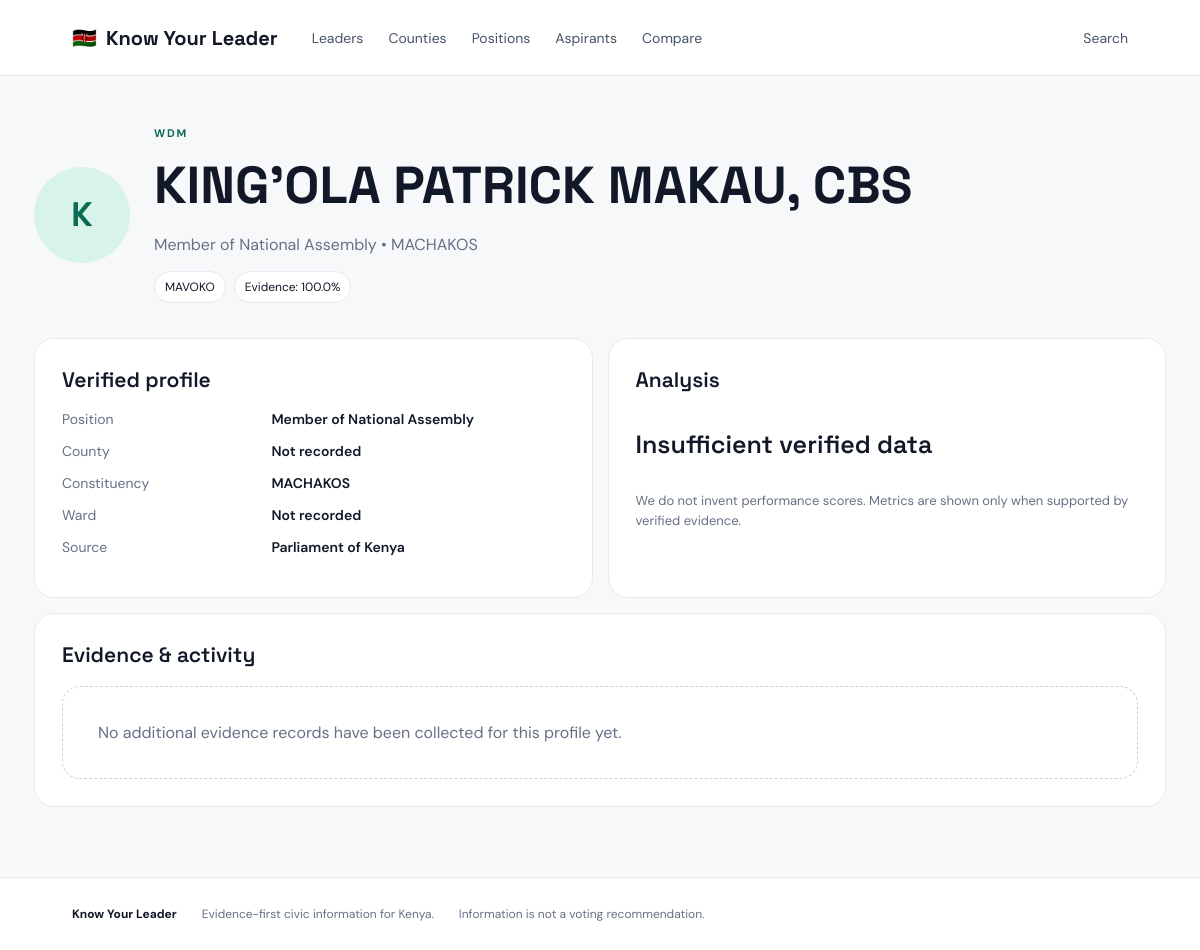
Page /leader/1 on the committed database.
### tables this page shows
CREATE TABLE leaders (
      id INTEGER PRIMARY KEY AUTOINCREMENT,
      name TEXT NOT NULL,
      position TEXT NOT NULL,
      county TEXT DEFAULT '',
      constituency TEXT DEFAULT '',
      ward TEXT DEFAULT '',
      party TEXT DEFAULT '',
      status TEXT DEFAULT 'Current office holder',
      bio TEXT DEFAULT '',
      photo_url TEXT DEFAULT '',
      performance REAL,
      activity REAL,
      promises REAL,
      finance REAL,
      evidence REAL DEFAULT 0,
      source_url TEXT,
      source_name TEXT,
      source_updated TEXT,
      last_seen TEXT,
      UNIQUE(name, position, county, constituency, ward)
    );

### app.py (the view)
@app.route('/leader/<int:leader_id>')
def leader(leader_id):
    c=db(); l=c.execute('SELECT * FROM leaders WHERE id=?',(leader_id,)).fetchone(); ev=c.execute('SELECT * FROM evidence WHERE leader_id=? ORDER BY date DESC',(leader_id,)).fetchall(); c.close()
    if not l: return 'Leader not found',404
    d=dict(l); d['score']=score(l)
    return render_template('leader.html', leader=d, evidence=ev)

### app.py (called while the page is built)
def db():
    c = sqlite3.connect(DB_PATH)
    c.row_factory = sqlite3.Row
    return c

def score(l):
    vals = [l['performance'], l['activity'], l['promises'], l['finance']]
    vals = [float(v) for v in vals if v is not None]
    return round(sum(vals)/len(vals), 1) if vals else None

### templates/leader.html
{% extends 'base.html' %}{% block title %}{{leader.name}} — Know Your Leader{% endblock %}{% block content %}<div class="profile"><div class="profiletop"><div class="bigavatar">{{leader.name[:1]}}</div><div><div class="eyebrow">{{leader.status}}</div><h1>{{leader.name}}</h1><p>{{leader.position}}{% if leader.county %} • {{leader.county}}{% endif %}{% if leader.constituency %} • {{leader.constituency}}{% endif %}</p><div class="chips"><span>{{leader.party or 'Party not recorded'}}</span><span>Evidence: {{leader.evidence or 0}}%</span></div></div></div><div class="profilegrid"><div class="panel"><h2>Verified profile</h2><dl><dt>Position</dt><dd>{{leader.position}}</dd><dt>County</dt><dd>{{leader.county or 'Not recorded'}}</dd><dt>Constituency</dt><dd>{{leader.constituency or 'Not applicable'}}</dd><dt>Ward</dt><dd>{{leader.ward or 'Not recorded'}}</dd><dt>Source</dt><dd>{% if leader.source_url %}<a target="_blank" href="{{leader.source_url}}">{{leader.source_name}}</a>{% else %}Not recorded{% endif %}</dd></dl></div><div class="panel"><h2>Analysis</h2>{% if leader.score is not none %}<div class="score">{{leader.score}}<small>/100</small></div>{% else %}<div class="noscore">Insufficient verified data</div>{% endif %}<p class="muted">We do not invent performance scores. Metrics are shown only when supported by verified evidence.</p></div></div><div class="panel"><h2>Evidence & activity</h2>{% for e in evidence %}<div class="evidence"><div><b>{{e.title}}</b><small>{{e.source}} • {{e.date}}</small></div><a target="_blank" href="{{e.url}}">Open source →</a></div>{% else %}<div class="empty">No additional evidence records have been collected for this profile yet.</div>{% endfor %}</div></div>{% endblock %}

### static/style.css (style rules this page uses)
:root { --ink:#111827;--muted:#667085;--line:#e7e9ee;--paper:#f7f8fa;--white:#fff;--accent:#0b6b53;--accent2:#d8f3e9;--dark:#10221d }
* { box-sizing:border-box }
body { margin:0;background:var(--paper);color:var(--ink);font-family:'DM Sans',sans-serif }
a { text-decoration:none;color:inherit }
.eyebrow { font-size:11px;font-weight:700;letter-spacing:1.8px;color:var(--accent);margin-bottom:12px }
.leadercard .avatar,.bigavatar { width:52px;height:52px;border-radius:50%;background:var(--accent2);color:var(--accent);display:grid;place-items:center;font:700 21px 'Space Grotesk';flex:none }
.profile { padding-top:50px }
.profiletop { display:flex;gap:24px;align-items:center;margin-bottom:35px }
.bigavatar { width:96px;height:96px;font-size:34px }
.profiletop h1 { font:700 52px 'Space Grotesk';margin:0 }
.profiletop p { color:var(--muted) }
.chips { display:flex;gap:8px }
.chips span { background:#fff;border:1px solid var(--line);padding:7px 10px;border-radius:99px;font-size:12px }
.profilegrid,.comparegrid { display:grid;grid-template-columns:1fr 1fr;gap:15px;margin-bottom:15px }
.panel { background:#fff;border:1px solid var(--line);border-radius:20px;padding:27px }
.panel h2 { font:600 21px 'Space Grotesk';margin-top:0 }
dl { display:grid;grid-template-columns:1fr 1.5fr;gap:14px;font-size:14px }
dt { color:var(--muted) }
dd { margin:0;font-weight:600 }
.noscore { font:600 25px 'Space Grotesk';padding:18px 0 }
.muted { color:var(--muted);font-size:13px;line-height:1.5 }
.empty { background:#fff;border:1px dashed #ccd2da;padding:35px;border-radius:18px;color:var(--muted);grid-column:1/-1 }

### rows in the picture
leaders: name "K", status "WDM", name "KING'OLA PATRICK MAKAU, CBS", position "Member of National Assembly", constituency "MACHAKOS", party "MAVOKO", evidence "100.0", county "Not recorded", ward "Not recorded", source_name "Parliament of Kenya"
